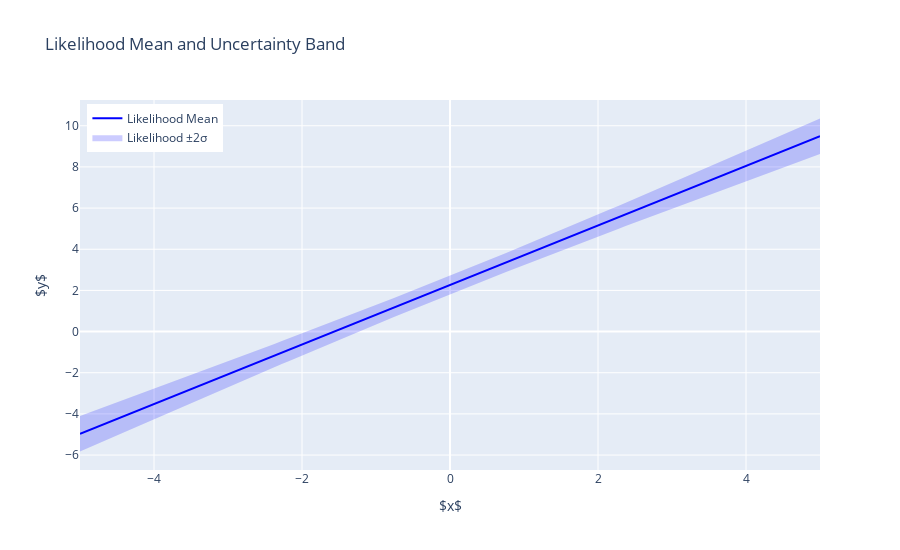

Notebook source saved alongside this figure:
### Code cell
import plotly.graph_objs as go

# Convert to numpy for Plotly
x_np = np.array(x).flatten()
likelihood_mu_np = np.array(likelihood_x.mu).flatten()
likelihood_std_np = np.array(likelihood_x.std).flatten()

# Likelihood mean line
likelihood_mean_trace = go.Scatter(
    x=x_np,
    y=likelihood_mu_np,
    mode="lines",
    name="Likelihood Mean",
    line=dict(color="blue"),
)

# Uncertainty band (+/- 2 stddev)
likelihood_upper = likelihood_mu_np + 2 * likelihood_std_np
likelihood_lower = likelihood_mu_np - 2 * likelihood_std_np

likelihood_uncertainty_trace = go.Scatter(
    x=np.concatenate([x_np, x_np[::-1]]),
    y=np.concatenate([likelihood_upper, likelihood_lower[::-1]]),
    fill="toself",
    fillcolor="rgba(0,0,255,0.2)",
    line=dict(color="rgba(255,255,255,0)"),
    hoverinfo="skip",
    showlegend=True,
    name="Likelihood ±2σ",
)

layout = go.Layout(
    title="Likelihood Mean and Uncertainty Band",
    xaxis=dict(title="$x$"),
    yaxis=dict(title="$y$"),
    legend=dict(x=0.01, y=0.99),
    width=900,
    height=550,
)

fig = go.Figure(
    data=[likelihood_mean_trace, likelihood_uncertainty_trace], layout=layout
)
fig.show()

### Figure 1 — Plotly figure (JSON) as saved in the notebook; plotly's stock layout.template omitted (floating-point values rounded to 4 significant figures; data arrays with more than 128 entries replaced by an {"elided": "..."} marker saying what was removed)
{"data": [{"line": {"color": "blue"}, "mode": "lines", "name": "Likelihood Mean", "type": "scatter", "x": [-5.0, -4.899, -4.798, -4.697, -4.596, -4.495, -4.394, -4.293, -4.192, -4.091, -3.99, -3.889, -3.788, -3.687, -3.586, -3.485, -3.384, -3.283, -3.182, -3.081, -2.98, -2.879, -2.778, -2.677, -2.576, -2.475, -2.374, -2.273, -2.172, -2.071, -1.97, -1.869, -1.768, -1.667, -1.566, -1.465, -1.364, -1.263, -1.162, -1.061, -0.9596, -0.8586, -0.7576, -0.6566, -0.5556, -0.4545, -0.3535, -0.2525, -0.1515, -0.05051, 0.05051, 0.1515, 0.2525, 0.3535, 0.4545, 0.5556, 0.6566, 0.7576, 0.8586, 0.9596, 1.061, 1.162, 1.263, 1.364, 1.465, 1.566, 1.667, 1.768, 1.869, 1.97, 2.071, 2.172, 2.273, 2.374, 2.475, 2.576, 2.677, 2.778, 2.879, 2.98, 3.081, 3.182, 3.283, 3.384, 3.485, 3.586, 3.687, 3.788, 3.889, 3.99, 4.091, 4.192, 4.293, 4.394, 4.495, 4.596, 4.697, 4.798, 4.899, 5.0], "y": [-4.965, -4.819, -4.673, -4.527, -4.381, -4.235, -4.089, -3.943, -3.797, -3.651, -3.505, -3.359, -3.213, -3.067, -2.921, -2.775, -2.629, -2.483, -2.337, -2.191, -2.045, -1.899, -1.753, -1.607, -1.461, -1.315, -1.169, -1.023, -0.8766, -0.7306, -0.5845, -0.4385, -0.2925, -0.1465, -0.0004379, 0.1456, 0.2916, 0.4376, 0.5837, 0.7297, 0.8757, 1.022, 1.168, 1.314, 1.46, 1.606, 1.752, 1.898, 2.044, 2.19, 2.336, 2.482, 2.628, 2.774, 2.92, 3.066, 3.212, 3.358, 3.504, 3.65, 3.796, 3.942, 4.088, 4.234, 4.38, 4.526, 4.672, 4.818, 4.964, 5.111, 5.257, 5.403, 5.549, 5.695, 5.841, 5.987, 6.133, 6.279, 6.425, 6.571, 6.717, 6.863, 7.009, 7.155, 7.301, 7.447, 7.593, 7.739, 7.885, 8.031, 8.177, 8.323, 8.469, 8.615, 8.761, 8.907, 9.053, 9.199, 9.345, 9.491]}, {"fill": "toself", "fillcolor": "rgba(0,0,255,0.2)", "hoverinfo": "skip", "line": {"color": "rgba(255,255,255,0)"}, "name": "Likelihood ±2σ", "showlegend": true, "type": "scatter", "x": {"elided": "200 float values"}, "y": {"elided": "200 float values"}}], "layout": {"height": 550, "legend": {"x": 0.01, "y": 0.99}, "title": {"text": "Likelihood Mean and Uncertainty Band"}, "width": 900, "xaxis": {"title": {"text": "$x$"}}, "yaxis": {"title": {"text": "$y$"}}}}
